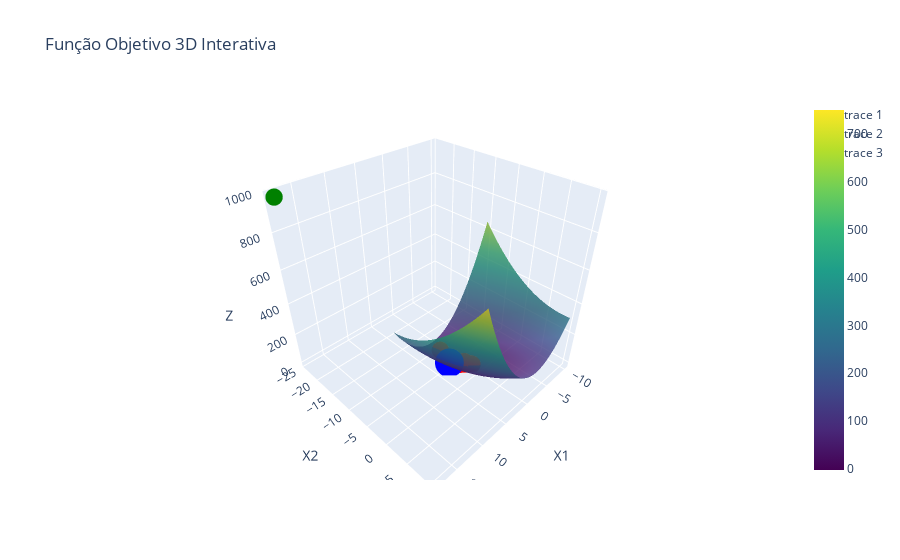

Notebook cell for this chart:
### Code cell
import numpy as np
import plotly.graph_objects as go

# Função objetivo
def f(x1, x2):
    return objetivo(x1, x2)

# Defina o espaço para x1 e x2
x1 = np.linspace(-10, 10, 100)
x2 = np.linspace(-10, 10, 100)
x1, x2 = np.meshgrid(x1, x2)

# Calcule os valores da função para a grade de pontos
Z = f(x1, x2)

# Separe o último ponto
xs_first = x_lista[0]
xs_last = x_lista[-1]
xs_middle = x_lista[1:-1]

Z_points_first = f(*xs_first)
Z_points_last = f(*xs_last)
Z_points_middle = np.array([f(*x) for x in xs_middle])

# Crie o gráfico
fig = go.Figure(data=[go.Surface(z=Z, x=x1, y=x2, colorscale='Viridis', opacity=0.8),
                      go.Scatter3d(x=[xs_first[0]], y=[xs_first[1]], z=[Z_points_first], 
                                   mode='markers', marker=dict(size=6, color='green')),
                      go.Scatter3d(x=xs_middle[:,0], y=xs_middle[:,1], z=Z_points_middle, 
                                   mode='markers', marker=dict(size=6, color='red')),
                      go.Scatter3d(x=[xs_last[0]], y=[xs_last[1]], z=[Z_points_last], 
                                   mode='markers', marker=dict(size=10, color='blue'))])
fig.update_layout(scene=dict(
                    xaxis_title='X1',
                    yaxis_title='X2',
                    zaxis_title='Z'),
                  title_text="Função Objetivo 3D Interativa")

fig.write_html("2b.html")

fig.show()

### Figure 1 — Plotly figure (JSON) as saved in the notebook; plotly's stock layout.template omitted (floating-point values rounded to 4 significant figures; data arrays with more than 128 entries replaced by an {"elided": "..."} marker saying what was removed)
{"data": [{"colorscale": [[0, "#440154"], [0.1111, "#482878"], [0.2222, "#3e4989"], [0.3333, "#31688e"], [0.4444, "#26828e"], [0.5556, "#1f9e89"], [0.6667, "#35b779"], [0.7778, "#6ece58"], [0.8889, "#b5de2b"], [1, "#fde725"]], "opacity": 0.8, "type": "surface", "x": {"elided": "100x100 float values"}, "y": {"elided": "100x100 float values"}, "z": {"elided": "100x100 float values"}}, {"marker": {"color": "green", "size": 6}, "mode": "markers", "type": "scatter3d", "x": [18], "y": [-24], "z": [972]}, {"marker": {"color": "red", "size": 6}, "mode": "markers", "type": "scatter3d", "x": [2.076, 0.6409, 0.2872, 0.2028, 0.1881, 0.1968, 0.2234, 0.2772, 0.3796, 0.5639, 0.8663, 1.294, 1.786, 2.232, 2.558, 2.761, 2.876, 2.937, 2.968, 2.984, 2.992], "y": [-7.965, -3.229, -2.057, -1.769, -1.703, -1.697, -1.717, -1.764, -1.855, -2.02, -2.297, -2.7, -3.185, -3.645, -3.997, -4.224, -4.355, -4.425, -4.462, -4.481, -4.49], "z": [27.87, -0.474, -2.217, -2.325, -2.332, -2.331, -2.324, -2.297, -2.197, -1.858, -0.86, 1.489, 5.543, 10.47, 14.83, 17.86, 19.68, 20.68, 21.21, 21.48, 21.61]}, {"marker": {"color": "blue", "size": 10}, "mode": "markers", "type": "scatter3d", "x": [2.996], "y": [-4.495], "z": [21.68]}], "layout": {"scene": {"xaxis": {"title": {"text": "X1"}}, "yaxis": {"title": {"text": "X2"}}, "zaxis": {"title": {"text": "Z"}}}, "title": {"text": "Função Objetivo 3D Interativa"}}}
